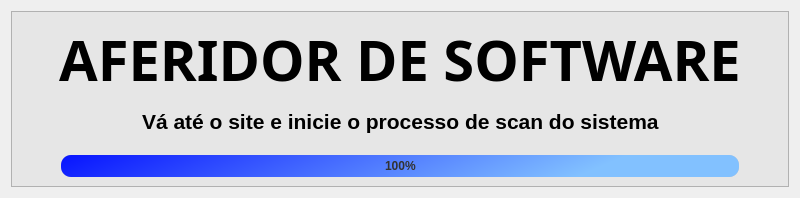
<?xml version="1.0" encoding="UTF-8"?>
<ui version="4.0">
 <class>Principal</class>
 <widget class="QWidget" name="Principal">
  <property name="geometry">
   <rect>
    <x>0</x>
    <y>0</y>
    <width>800</width>
    <height>190</height>
   </rect>
  </property>
  <property name="sizePolicy">
   <sizepolicy hsizetype="Minimum" vsizetype="Minimum">
    <horstretch>0</horstretch>
    <verstretch>0</verstretch>
   </sizepolicy>
  </property>
  <property name="windowTitle">
   <string>Form</string>
  </property>
  <property name="styleSheet">
   <string notr="true">background-color: rgb(255, 255, 255
);</string>
  </property>
  <layout class="QVBoxLayout" name="verticalLayout">
   <item>
    <widget class="QFrame" name="frame">
     <property name="styleSheet">
      <string notr="true">background-color: rgb(230, 230, 230);</string>
     </property>
     <property name="frameShape">
      <enum>QFrame::StyledPanel</enum>
     </property>
     <property name="frameShadow">
      <enum>QFrame::Raised</enum>
     </property>
     <layout class="QVBoxLayout" name="verticalLayout_3">
      <item>
       <layout class="QVBoxLayout" name="verticalLayout_2">
        <item>
         <widget class="QLabel" name="Titulo">
          <property name="enabled">
           <bool>true</bool>
          </property>
          <property name="sizePolicy">
           <sizepolicy hsizetype="Preferred" vsizetype="Fixed">
            <horstretch>0</horstretch>
            <verstretch>0</verstretch>
           </sizepolicy>
          </property>
          <property name="baseSize">
           <size>
            <width>0</width>
            <height>4</height>
           </size>
          </property>
          <property name="font">
           <font>
            <family>Aharoni</family>
            <pointsize>80</pointsize>
            <weight>50</weight>
            <bold>false</bold>
           </font>
          </property>
          <property name="text">
           <string>&lt;html&gt;&lt;head/&gt;&lt;body&gt;&lt;p align=&quot;center&quot;&gt;&lt;span style=&quot; font-size:42pt; font-weight:600;&quot;&gt;AFERIDOR DE SOFTWARE&lt;/span&gt;&lt;/p&gt;&lt;/body&gt;&lt;/html&gt;</string>
          </property>
          <property name="alignment">
           <set>Qt::AlignCenter</set>
          </property>
          <property name="margin">
           <number>0</number>
          </property>
         </widget>
        </item>
        <item>
         <spacer name="verticalSpacer">
          <property name="orientation">
           <enum>Qt::Vertical</enum>
          </property>
          <property name="sizeType">
           <enum>QSizePolicy::Fixed</enum>
          </property>
          <property name="sizeHint" stdset="0">
           <size>
            <width>20</width>
            <height>5</height>
           </size>
          </property>
         </spacer>
        </item>
        <item>
         <layout class="QHBoxLayout" name="horizontalLayout">
          <item>
           <spacer name="horizontalSpacer">
            <property name="orientation">
             <enum>Qt::Horizontal</enum>
            </property>
            <property name="sizeHint" stdset="0">
             <size>
              <width>40</width>
              <height>20</height>
             </size>
            </property>
           </spacer>
          </item>
          <item>
           <widget class="QLabel" name="textCentral">
            <property name="font">
             <font>
              <pointsize>16</pointsize>
             </font>
            </property>
            <property name="text">
             <string>&lt;html&gt;&lt;head/&gt;&lt;body&gt;&lt;p&gt;&lt;span style=&quot; font-size18pt; font-weight:600;&quot;&gt;Vá até o site e inicie o processo de scan do sistema&lt;/span&gt;&lt;/p&gt;&lt;/body&gt;&lt;/html&gt;</string>
            </property>
           </widget>
          </item>
          <item>
           <spacer name="horizontalSpacer_2">
            <property name="orientation">
             <enum>Qt::Horizontal</enum>
            </property>
            <property name="sizeHint" stdset="0">
             <size>
              <width>40</width>
              <height>20</height>
             </size>
            </property>
           </spacer>
          </item>
         </layout>
        </item>
       </layout>
      </item>
      <item>
       <spacer name="verticalSpacer_2">
        <property name="orientation">
         <enum>Qt::Vertical</enum>
        </property>
        <property name="sizeType">
         <enum>QSizePolicy::Fixed</enum>
        </property>
        <property name="sizeHint" stdset="0">
         <size>
          <width>20</width>
          <height>15</height>
         </size>
        </property>
       </spacer>
      </item>
      <item>
       <layout class="QHBoxLayout" name="horizontalLayout_2">
        <item>
         <spacer name="horizontalSpacer_4">
          <property name="orientation">
           <enum>Qt::Horizontal</enum>
          </property>
          <property name="sizeType">
           <enum>QSizePolicy::Fixed</enum>
          </property>
          <property name="sizeHint" stdset="0">
           <size>
            <width>40</width>
            <height>20</height>
           </size>
          </property>
         </spacer>
        </item>
        <item>
         <widget class="QProgressBar" name="barra_progresso">
          <property name="font">
           <font>
            <weight>75</weight>
            <bold>true</bold>
           </font>
          </property>
          <property name="styleSheet">
           <string notr="true">QProgressBar{
	background-color: rgb(200, 200, 200);
	color: rgb(50, 50, 50);
	border-style: solid;
	border-radius: 10px;
	text-align: center;
	
}
QProgressBar::chunk{
	
	background-color: qlineargradient(spread:pad, x1:0, y1:0, x2:0.831, y2:0.0625, stop:0 rgba(7, 20, 255, 255), stop:1 rgba(130, 193, 255, 255));
	border-radius:10px;
	
}</string>
          </property>
          <property name="value">
           <number>100</number>
          </property>
          <property name="textVisible">
           <bool>true</bool>
          </property>
         </widget>
        </item>
        <item>
         <spacer name="horizontalSpacer_3">
          <property name="orientation">
           <enum>Qt::Horizontal</enum>
          </property>
          <property name="sizeType">
           <enum>QSizePolicy::Fixed</enum>
          </property>
          <property name="sizeHint" stdset="0">
           <size>
            <width>40</width>
            <height>20</height>
           </size>
          </property>
         </spacer>
        </item>
       </layout>
      </item>
     </layout>
    </widget>
   </item>
  </layout>
 </widget>
 <resources/>
 <connections/>
</ui>
